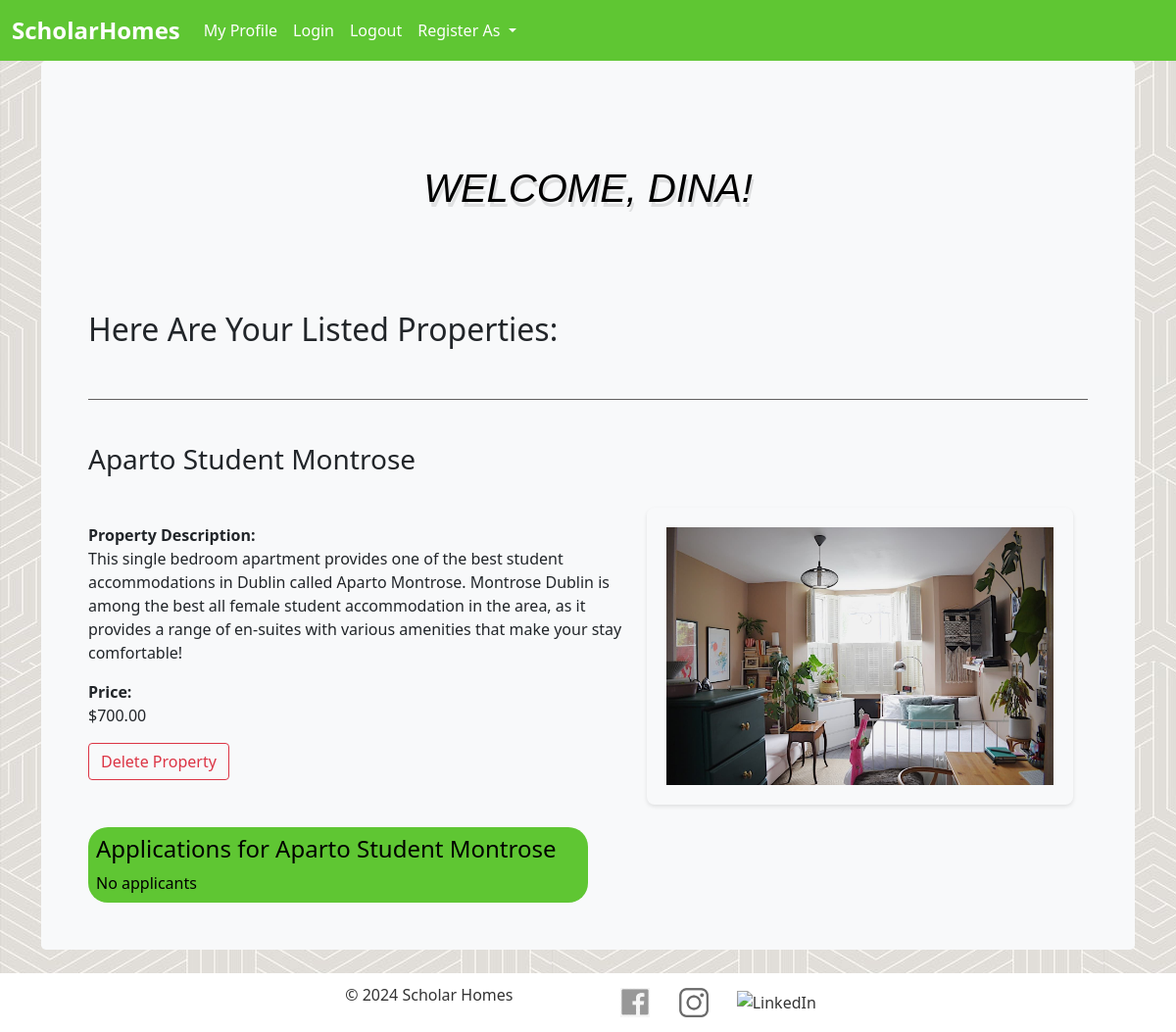
Page /Listing_hub/ (signed in) on the committed database.
### AuthExample/models.py (models this page shows, shortened)
class User(AbstractUser):
    id = models.AutoField(primary_key=True)  # Unique ID for each user
    is_student = models.BooleanField(default=False)  # Flag to determine if the user is a student
    gender = models.CharField(max_length=20, choices=genders, default="Male")  # User's gender

class Student_profile(models.Model):
    id = models.AutoField(primary_key=True)
    user = models.OneToOneField(User, on_delete=models.CASCADE)  # Link to a User instance
    email = models.EmailField(max_length=255, null=True)
    phone_number = models.CharField(max_length=10, null=True, validators=[RegexValidator(r'^\d{1,10}$')])
    first_name = models.CharField(max_length=20)
    last_name = models.CharField(max_length=20)
    birth_date = models.DateField(default=date(2000, 1, 1))  # Birth date with a default value
    degree = models.ForeignKey(Degrees, on_delete=models.CASCADE)  # Foreign key to Degrees model
    university = models.ForeignKey(Universities, on_delete=models.CASCADE, null=True)  # Optional link to Universities
    profile_image = models.ImageField(upload_to='media/', null=True, blank=True)
    facebook_link = models.CharField(max_length=32, null=True, blank=True)
    instagram_link = models.CharField(max_length=32, null=True, blank=True)
    linkedin_link = models.CharField(max_length=32, null=True, blank=True)
    personal_page_link = models.CharField(max_length=32, null=True, blank=True)
    bio = models.TextField(blank=True, null=True)

class Property(models.Model):
    id = models.AutoField(primary_key=True)
    user = models.ForeignKey(User, on_delete=models.CASCADE)  # Link to the user listing the property
    property_name = models.CharField(max_length=25, default="")
    description = models.TextField(default="")
    image = models.ImageField(upload_to='media/', null=True, blank=True)
    price = models.DecimalField(
        default=0,
        max_digits=10,
        decimal_places=2,
        null=False,
        validators=[MinValueValidator(0, message="Price cannot be negative.")],
    )
    created_at = models.DateTimeField(auto_now_add=True)
    view_count = models.PositiveIntegerField(default=0)
    address_line_1 = models.CharField(max_length=255, default='')
    address_line_2 = models.CharField(max_length=255, default='')
    city = models.CharField(max_length=255, default='')
    post_code = models.CharField(max_length=255, default='')
    ongoing = models.CharField(null=False, default=True, max_length=5)

### AuthExample/views.py (the view)
# urls.py: path('Listing_hub/', views.Listing_hub, name='Listing_hub'),
@login_required
def Listing_hub(request):
    properties = Property.objects.filter(user=request.user) #filter to be user's properties
    applications = RentalApplication.objects.filter(property__in=properties).exclude(status='declined') #Filter to be user's applications who have not been declined
    return render(request, 'Listings_hub.html', {'properties': properties, 'applications': applications})

### AuthExample/templates/Listings_hub.html (shortened to what this page needs)
{% extends 'base.html' %}
{% block content %}
<div class="container">
  <div class="p-5 mb-4 bg-light rounded-3">
    <div class="heading"><h1>Welcome, {{ user.student_profile.first_name }}!</h1></div>
    <br><br><br>
    <h2>Here Are Your Listed Properties:</h2>
    {% if properties %}
    {% for property in properties %}
    <br><div class="divider"></div><br>
        <h3>{{ property.property_name }}</h3>
        <br>
        {% if property.image %}
          <img src="{{ property.image.url }}" alt="Property Image" width="30%" height="Auto" class="image-section2">
        {% else %}
          <p>No image available</p>
        {% endif %}
        <div class="max-width">
          <p><div class="bold">Property Description:</div>{{ property.description }}</p>
          <p><div class="bold">Price:</div> ${{ property.price }}</p>
        </div>
        <form action="/delete_property/{{ property.id }}/" method="post">
          <button type="submit" class="btn btn-outline-danger">Delete Property</button>
        </form>
        <br><br>
        <div class="application-section">
          <h4>Applications for {{ property.property_name }}</h4>
        </div>
      {% endfor %}
      {% else %}
      <br><div class="divider"></div><br>
      <p>Currently there are no active listings on this account. Click <a class="blue-text" href="/CreateListing/">here</a> to create a listing!</p>
      {% endif  %}
  </div>
</div>
{% endblock %}

### AuthExample/templates/base.html (style rules this page uses)
.image-section2 { padding: 20px; float: right !important; width: 435px !important; max-width: 100%; height: auto !important; box-sizing: border-box; margin: auto 15px 15px auto !important; border-radius: 8px; box-shadow: 0 2px 4px rgba(0, 0, 0, 0.1); transition: transform 0.3s ease-in-out; }
.bold { font-weight: bold; }
.heading { margin: 1em 0 0.5em 0 !important; font-weight: 100 !important; text-align: center; text-transform: uppercase !important; color: #000000 !important; font-style: italic !important; font-family: 'Josefin Sans', sans-serif !important; font-size: 58px !important; line-height: 54px !important; text-shadow: 2px 5px 0 rgba(127, 127, 127, 0.2) !important; }
body { background-image: url('../../media/site-images/background-3.jpg'); background-repeat: repeat !important; margin: 0 !important; padding: 0 !important; min-height: 100vh !important; display: flex !important; flex-direction: column !important; }
.divider { width: 100%; height: 1px; background-color: #626060; margin: 20px 0; }
.application-section { background-color: #5fc633; color: rgb(0, 0, 0); padding: 8px; width: 50%; border-radius: 20px; }

### rows in the picture
User: student_profile.first_name "DINA"
Property: property_name "Aparto Student Montrose", image (picture), description "This single bedroom apartment provides one of the best student accommodations in Dublin called Aparto Montrose. Montrose Dublin is among the best all female student accommodation in the area, as it provides a range of en-suites with various amenities that make your stay comfortable!", price "700.00"
